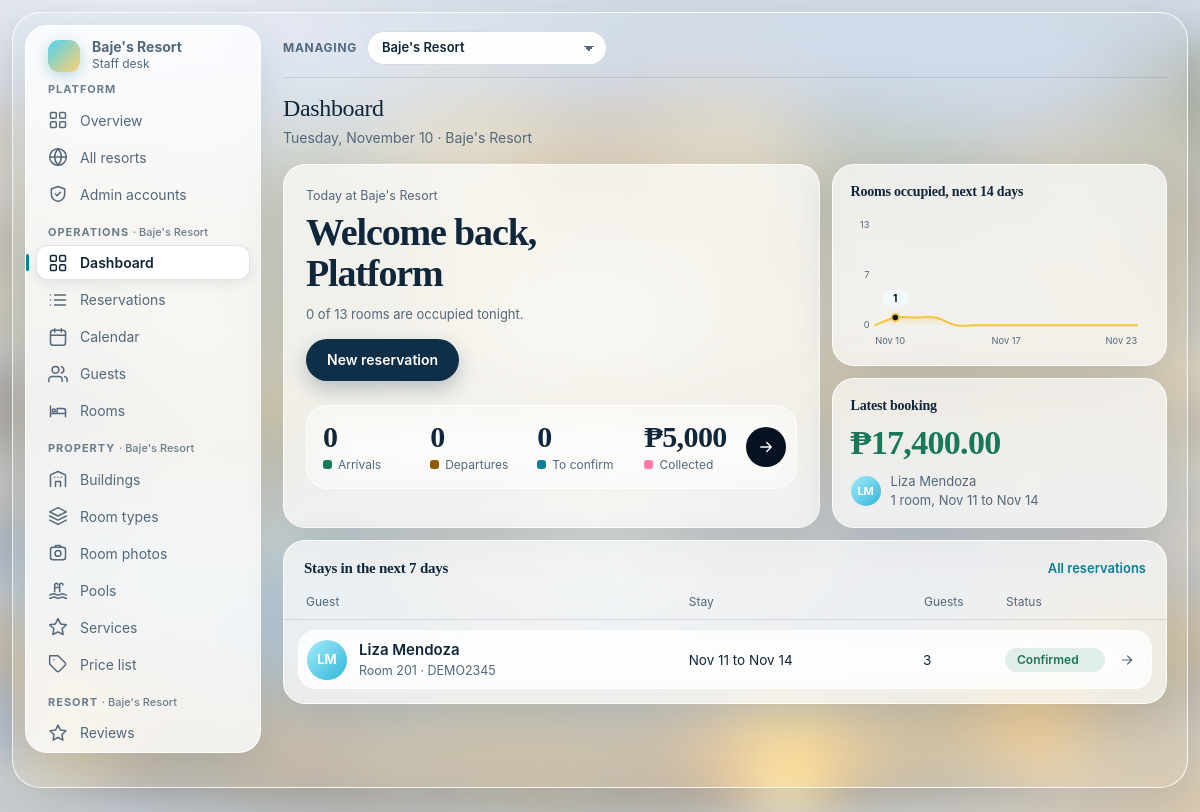
The app's page /admin/index.php (signed in) with its own data.
### tables this page shows
CREATE TABLE resort (
  resort_id       INT AUTO_INCREMENT PRIMARY KEY,
  slug            VARCHAR(40)  NOT NULL,               
  name            VARCHAR(100) NOT NULL,
  tagline         VARCHAR(160) NULL,
  description     TEXT NULL,
  location        VARCHAR(120) NULL,
  theme           VARCHAR(20)  NOT NULL DEFAULT 'ocean',    
  hero_image      VARCHAR(120) NULL,                   
  contact_email   VARCHAR(120) NULL,
  contact_phone   VARCHAR(40)  NULL,
  checkin_time    VARCHAR(20)  NOT NULL DEFAULT '2:00 PM',
  checkout_time   VARCHAR(20)  NOT NULL DEFAULT '12:00 NN',
  free_cancel_days INT NOT NULL DEFAULT 2,
  exclusive_rate  DECIMAL(10,2) NULL,                  
  is_active       TINYINT(1) NOT NULL DEFAULT 1,
  sort_order      INT NOT NULL DEFAULT 0,
  created_at      TIMESTAMP NOT NULL DEFAULT CURRENT_TIMESTAMP,
  CONSTRAINT uk_resort_slug UNIQUE (slug),
  CONSTRAINT ck_resort_rate CHECK (exclusive_rate IS NULL OR exclusive_rate >= 0)
);

CREATE TABLE staff (
  staff_id      INT AUTO_INCREMENT PRIMARY KEY,
  resort_id     INT NULL,
  full_name     VARCHAR(120) NOT NULL,
  role          VARCHAR(60)  NOT NULL,                 
  access        VARCHAR(10)  NOT NULL DEFAULT 'Staff',  
  email         VARCHAR(120) NOT NULL,
  password_hash VARCHAR(255) NULL,
  CONSTRAINT uk_staff_email UNIQUE (email),
  CONSTRAINT ck_staff_access CHECK (access IN ('Admin','Staff')),
  CONSTRAINT fk_staff_resort FOREIGN KEY (resort_id) REFERENCES resort(resort_id) ON DELETE CASCADE
);

CREATE TABLE reservation (
  reservation_id   INT AUTO_INCREMENT PRIMARY KEY,
  resort_id        INT NOT NULL,
  booking_ref      VARCHAR(10) NOT NULL,
  guest_id         INT NOT NULL,
  staff_id         INT NULL,
  booking_scope    VARCHAR(10) NOT NULL DEFAULT 'Rooms',
  building_id      INT NULL,
  booking_date     DATE NOT NULL,
  check_in_date    DATE NOT NULL,
  check_out_date   DATE NOT NULL,
  num_adults       INT NOT NULL DEFAULT 1,
  num_children     INT NOT NULL DEFAULT 0,
  num_guests       INT GENERATED ALWAYS AS (num_adults + num_children) STORED,
  booker_type      VARCHAR(10) NOT NULL DEFAULT 'Adult',    
  special_requests VARCHAR(500) NULL,
  source           VARCHAR(10) NOT NULL DEFAULT 'Staff',
  status           VARCHAR(20) NOT NULL DEFAULT 'Pending',
  total_amount     DECIMAL(12,2) NOT NULL DEFAULT 0,
  created_at       TIMESTAMP NOT NULL DEFAULT CURRENT_TIMESTAMP,
  CONSTRAINT uk_res_ref UNIQUE (booking_ref),
  CONSTRAINT fk_res_resort   FOREIGN KEY (resort_id) REFERENCES resort(resort_id),
  CONSTRAINT fk_res_guest    FOREIGN KEY (guest_id) REFERENCES guest(guest_id),
  CONSTRAINT fk_res_staff    FOREIGN KEY (staff_id) REFERENCES staff(staff_id) ON DELETE SET NULL,
  CONSTRAINT fk_res_building FOREIGN KEY (building_id) REFERENCES building(building_id) ON DELETE SET NULL,
  CONSTRAINT ck_res_dates    CHECK (check_out_date > check_in_date),
  CONSTRAINT ck_res_adults   CHECK (num_adults >= 1),
  CONSTRAINT ck_res_children CHECK (num_children >= 0),
  CONSTRAINT ck_res_status   CHECK (status IN ('Pending','Confirmed','Checked-in','Checked-out','Cancelled')),
  CONSTRAINT ck_res_source   CHECK (source IN ('Online','Staff')),
  CONSTRAINT ck_res_scope    CHECK (booking_scope IN ('Rooms','Building','Pool','Resort')),
  CONSTRAINT ck_res_total    CHECK (total_amount >= 0),
  INDEX idx_res_dates (check_in_date, check_out_date),
  INDEX idx_res_status (status),
  INDEX idx_res_resort (resort_id)
);

### admin/index.php (the view, shortened to what the rows shown need)
<?php
require __DIR__ . '/../includes/layout.php';
$staffMember = require_login($pdo);
$today = today();
$first = explode(' ', trim($staffMember['full_name']))[0] ?? 'there';
$RID = resort_id();
$totalRooms = (int)$pdo->query("SELECT COUNT(*) FROM room WHERE status <> 'Maintenance' AND resort_id = $RID")->fetchColumn();
$stmt = $pdo->prepare(
    "SELECT COUNT(DISTINCT rr.room_id)
       FROM reservation_room rr JOIN reservation v ON v.reservation_id = rr.reservation_id
       JOIN room rm ON rm.room_id = rr.room_id AND rm.status <> 'Maintenance'
      WHERE v.status IN ('Confirmed','Checked-in') AND v.resort_id = $RID
        AND v.check_in_date <= :d AND v.check_out_date > :d2"
);
$stmt->execute(['d' => $today, 'd2' => $today]);
$occupied = (int)$stmt->fetchColumn();
$listSql = "SELECT v.reservation_id, v.booking_ref, v.check_in_date, v.check_out_date, v.status, v.num_guests, v.source,
                   CONCAT(g.first_name, ' ', g.last_name) AS guest,
                   " . ROOMS_LABEL_SQL . " AS rooms
              FROM reservation v JOIN guest g ON g.guest_id = v.guest_id AND v.resort_id = $RID ";
$stmt = $pdo->prepare(
    $listSql . "WHERE v.status IN ('Confirmed','Checked-in')
                  AND v.check_out_date >= :today AND v.check_in_date <= :limit
                ORDER BY v.check_in_date, v.reservation_id"
);
$stmt->execute(['today' => $today, 'limit' => add_days($today, 7)]);
$upcoming = $stmt->fetchAll();
function reservation_rows(array $rows, string $lastLabel): void
{
    ?>
    <div class="pill-rows">
    <?php foreach ($rows as $r): ?>
      <a class="pill-row" href="reservation_view.php?id=<?= (int)$r['reservation_id'] ?>">
        <span class="avatar"><?= h(initials($r['guest'])) ?></span>
        <span class="pr-main"><b><?= h($r['guest']) ?></b><small>Room <?= h($r['rooms']) ?> · <?= h($r['booking_ref']) ?></small></span>
        <span class="pr-dates"><?= h(date('M j', strtotime($r['check_in_date']))) ?> to <?= h(date('M j', strtotime($r['check_out_date']))) ?></span>
        <span class="pr-meta"><?= (int)$r['num_guests'] ?></span>
        <?= badge($r['status']) ?>
        <span class="pr-go"><?= icon('arrow', 16) ?></span>
      </a>
    <?php endforeach; ?>
    </div>
    <?php
}
admin_start('Dashboard', 'index');
?>
<?php admin_head('Dashboard', date('l, F j') . ' · ' . $config['resort']); ?>
<div class="dash-grid">
  <section class="card hero-card" aria-labelledby="hero-h">
    <div>
      <p class="eyebrow">Today at <?= h($config['resort']) ?></p>
      <h2 class="big" id="hero-h">Welcome back,<br><?= h($first) ?></h2>
      <p class="muted"><?= $occupied ?> of <?= $totalRooms ?> rooms are occupied tonight.</p>
      <a class="btn primary" href="reservation_new.php">New reservation</a>
    </div>
  </section>
  <section class="card chart" aria-label="Rooms occupied over the next 14 days">
    <h2>Rooms occupied, next 14 days</h2>
  </section>
  <section class="card" aria-label="Latest booking">
    <h2>Latest booking</h2>
  </section>
</div>
<section class="card list-card">
  <div class="list-head"><h2>Stays in the next 7 days</h2><a href="reservations.php">All reservations</a></div>
  <?php if (!$upcoming): ?>
    <p class="empty">No confirmed stays coming up.</p>
  <?php else: reservation_rows($upcoming, 'Status'); endif; ?>
</section>
<?php admin_end();

### includes/layout.php (shortened to what the rows shown need)
<?php
require_once __DIR__ . '/bootstrap.php';
function asset_url(string $file, string $prefix = ''): string
{
    $full = __DIR__ . '/../assets/' . $file;
    return $prefix . 'assets/' . $file . '?v=' . (is_file($full) ? filemtime($full) : time());
}
function icon(string $name, int $size = 20): string
{
    return '<svg viewBox="0 0 24 24" width="' . $size . '" height="' . $size . '" fill="none" stroke="currentColor" '
         . 'stroke-width="1.8" stroke-linecap="round" stroke-linejoin="round" aria-hidden="true">' . ($paths[$name] ?? '') . '</svg>';
}
    ?>
<?php
function initials(string $name): string
{
    $parts = preg_split('/\s+/', trim($name)) ?: [];
    $out = '';
    foreach (array_slice($parts, 0, 2) as $p) {
        $out .= mb_strtoupper(mb_substr($p, 0, 1));
    }
    return $out !== '' ? $out : '?';
}
    ?><!doctype html>
<?php
function staff_can(array $staff, string $need): bool
{
    $rank = ['staff' => 1, 'admin' => 2, 'super' => 3];
    return ($rank[$staff['level'] ?? 'staff'] ?? 0) >= ($rank[$need] ?? 99);
}
function require_login(PDO $pdo, bool $platformOnly = false, string $need = 'staff'): array
{
    $id = (int)($_SESSION['staff_id'] ?? 0);
    if ($id > 0) {
        $stmt = $pdo->prepare('SELECT staff_id, full_name, role, access, resort_id FROM staff WHERE staff_id = ? AND password_hash IS NOT NULL');
        $stmt->execute([$id]);
        $staff = $stmt->fetch();
        if ($staff) {
            $staff['is_platform'] = $staff['resort_id'] === null;
            $staff['level'] = $staff['is_platform'] ? 'super' : ($staff['access'] === 'Admin' ? 'admin' : 'staff');
            $staff['level_label'] = ['super' => 'Super admin', 'admin' => 'Resort admin', 'staff' => 'Staff'][$staff['level']];
            if ($staff['is_platform']) {
                $r = resort_by_id($pdo, (int)($_SESSION['admin_resort'] ?? 0))
                    ?: ($pdo->query('SELECT * FROM resort ORDER BY sort_order, resort_id LIMIT 1')->fetch() ?: null);
            }
            return $staff;
        }
    }
}
function admin_start(string $title, string $active = ''): void
{
    global $config, $staffMember, $resort, $pdo;
    $all = [
        'Platform' => [
            'platform' => ['platform.php', 'Overview', 'dashboard', 'super'],
            'resorts'  => ['resorts.php', 'All resorts', 'globe', 'super'],
            'admins'   => ['admins.php', 'Admin accounts', 'shield', 'super'],
        ],
        'Operations' => [
            'index'        => ['index.php', 'Dashboard', 'dashboard', 'staff'],
            'reservations' => ['reservations.php', 'Reservations', 'reservations', 'staff'],
            'calendar'     => ['calendar.php', 'Calendar', 'calendar', 'staff'],
            'guests'       => ['guests.php', 'Guests', 'guests', 'staff'],
            'rooms'        => ['rooms.php', 'Rooms', 'rooms', 'staff'],
        ],
        'Property' => [
            'buildings'    => ['buildings.php', 'Buildings', 'buildings', 'admin'],
            'room_types'   => ['room_types.php', 'Room types', 'room_types', 'admin'],
            'photos'       => ['photos.php', 'Room photos', 'photos', 'admin'],
            'pools'        => ['pools.php', 'Pools', 'pools', 'admin'],
            'services'     => ['services.php', 'Services', 'services', 'admin'],
            'pricelist'    => ['pricelist.php', 'Price list', 'tag', 'admin'],
        ],
        'Resort' => [
            'reviews'      => ['reviews.php', 'Reviews', 'star', 'admin'],
            'staff'        => ['staff.php', 'Staff', 'staff', 'admin'],
            'settings'     => ['settings.php', 'Settings', 'settings', 'admin'],
        ],
    ];
    $groups = [];
    foreach ($all as $gName => $items) {
        $items = array_filter($items, fn($it) => staff_can($staffMember, $it[3]));
        if ($items) {
            $groups[$gName] = $items;
        }
    }
    $platformPage = in_array($active, ['platform', 'resorts', 'admins'], true);
    $resortName = $resort ? $config['resort'] : $config['platform'];
    ?><!doctype html>
<html lang="en">
<head>
<link rel="stylesheet" href="<?= h(asset_url('style.css', '../')) ?>">
</head>
<body class="admin">
<div class="frame shell">
  <aside class="rail" aria-label="Staff navigation">
    <a class="rail-brand" href="<?= $platformPage ? 'platform.php' : 'index.php' ?>" title="<?= h($platformPage ? $config['platform'] : $resortName) ?>">
      <span class="lbl"><strong><?= h($platformPage ? $config['platform'] : $resortName) ?></strong><small><?= h($platformPage ? 'Super admin' : 'Staff desk') ?></small></span>
    </a>
    <nav class="rail-nav">
      <?php foreach ($groups as $gName => $items): ?>
        <p class="rail-group"><?= h($gName) ?><?php if (!empty($staffMember['is_platform']) && $gName !== 'Platform' && $resort): ?> <span class="rg-resort">· <?= h($resort['name']) ?></span><?php endif; ?></p>
        <?php foreach ($items as $key => [$href, $label, $ic]): ?>
          <a href="<?= h($href) ?>" title="<?= h($label) ?>" aria-label="<?= h($label) ?>"<?= $key === $active ? ' aria-current="page"' : '' ?>>
            <?= icon($ic) ?><span class="lbl"><?= h($label) ?></span>
          </a>
        <?php endforeach; ?>
      <?php endforeach; ?>
    </nav>
  </aside>
  <div class="stage">
<main class="stage-main" id="content">
<?php flash_render();
}
function admin_head(string $title, string $sub = '', string $actions = ''): void
{
    echo '<header class="page-head"><div class="ph-text"><h1>' . h($title) . '</h1>'
       . ($sub !== '' ? '<p class="page-sub">' . h($sub) . '</p>' : '') . '</div>'
       . ($actions !== '' ? '<div class="actions">' . $actions . '</div>' : '') . '</header>';
}
function admin_end(): void
{
    ?>
</main>
  </div>
</div>
</body>
</html>
<?php
}
    ob_start(); ?>

### includes/bootstrap.php (shortened to what the rows shown need)
<?php
$config = require __DIR__ . '/../config.php';
$config['platform'] ??= 'Resort Booking';
$config['resort'] = $config['platform'];
$resort = null;
function resort_by_id(PDO $pdo, int $id): ?array
{
    $stmt = $pdo->prepare('SELECT * FROM resort WHERE resort_id = ?');
    $stmt->execute([$id]);
    return $stmt->fetch() ?: null;
}
function resort_apply(array $r): void
{
    global $config, $resort;
    $resort = $r;
    $config['resort']        = $r['name'];
    $config['tagline']       = (string)$r['tagline'];
    $config['checkin_time']  = $r['checkin_time'];
    $config['checkout_time'] = $r['checkout_time'];
    $config['contact_email'] = (string)$r['contact_email'];
    $config['contact_phone'] = (string)$r['contact_phone'];
    $config['free_cancel_days'] = (int)$r['free_cancel_days'];
    $config['mail']['from_name'] = $r['name'];
}
function resort_id(): int
{
    global $resort;
    return (int)($resort['resort_id'] ?? 0);
}
function h(mixed $value): string
{
    return htmlspecialchars((string)($value ?? ''), ENT_QUOTES, 'UTF-8');
}
function badge(string $status): string
{
    $class = strtolower(str_replace(' ', '-', $status));
    return '<span class="badge ' . h($class) . '">' . h($status) . '</span>';
}

### records on screen
resort: name "Baje's Resort"
staff: full_name "Platform"
reservation: guest "LM", guest "Liza Mendoza", rooms "201", booking_ref "DEMO2345", check_in_date "Nov 11", check_out_date "Nov 14", num_guests "3", status "Confirmed", $size 16 (drawn)

### other values on screen
$platformPage ? 'Super admin' : 'Staff desk' "Staff desk"
$gName "PLATFORM"
$label "Overview"
$label "All resorts"
$label "Admin accounts"
$gName "OPERATIONS"
$label "Dashboard"
$label "Reservations"
$label "Calendar"
$label "Guests"
$label "Rooms"
$gName "PROPERTY"
$label "Buildings"
$label "Room types"
$label "Room photos"
